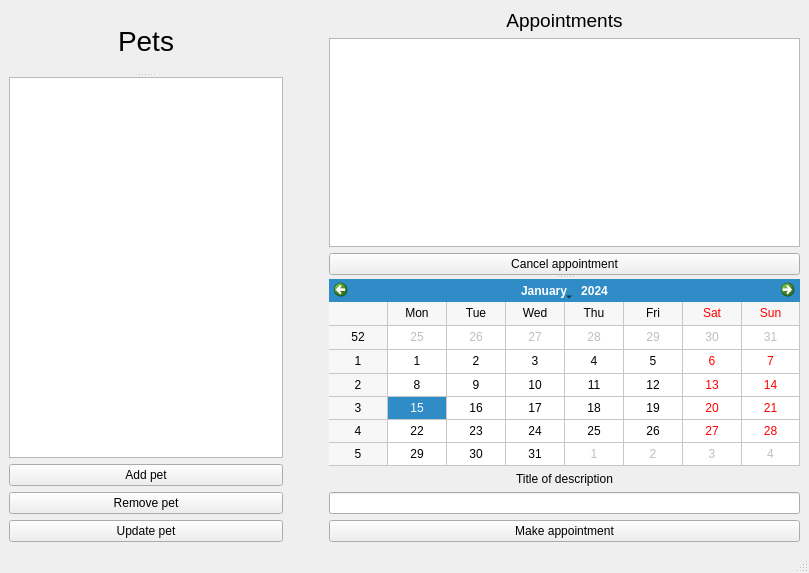
<?xml version="1.0" encoding="UTF-8"?>
<ui version="4.0">
 <class>MainWindow</class>
 <widget class="QMainWindow" name="MainWindow">
  <property name="windowModality">
   <enum>Qt::NonModal</enum>
  </property>
  <property name="geometry">
   <rect>
    <x>0</x>
    <y>0</y>
    <width>809</width>
    <height>573</height>
   </rect>
  </property>
  <property name="minimumSize">
   <size>
    <width>809</width>
    <height>572</height>
   </size>
  </property>
  <property name="windowTitle">
   <string>PetsApp</string>
  </property>
  <widget class="QWidget" name="centralwidget">
   <layout class="QHBoxLayout" name="horizontalLayout_2">
    <item>
     <layout class="QHBoxLayout" name="horizontalLayout">
      <item>
       <layout class="QVBoxLayout" name="verticalLayout">
        <item>
         <widget class="QSplitter" name="splitter">
          <property name="sizePolicy">
           <sizepolicy hsizetype="Expanding" vsizetype="Expanding">
            <horstretch>0</horstretch>
            <verstretch>0</verstretch>
           </sizepolicy>
          </property>
          <property name="orientation">
           <enum>Qt::Vertical</enum>
          </property>
          <widget class="QLabel" name="labelPets">
           <property name="font">
            <font>
             <pointsize>21</pointsize>
            </font>
           </property>
           <property name="text">
            <string>Pets</string>
           </property>
           <property name="textFormat">
            <enum>Qt::AutoText</enum>
           </property>
           <property name="alignment">
            <set>Qt::AlignCenter</set>
           </property>
           <property name="indent">
            <number>-1</number>
           </property>
          </widget>
          <widget class="QTableWidget" name="tableWidgetPets"/>
         </widget>
        </item>
        <item>
         <widget class="QPushButton" name="pushButtonAddPet">
          <property name="text">
           <string>Add pet</string>
          </property>
         </widget>
        </item>
        <item>
         <widget class="QPushButton" name="pushButtonRemovePet">
          <property name="text">
           <string>Remove pet</string>
          </property>
         </widget>
        </item>
        <item>
         <widget class="QPushButton" name="pushButtonUpdatePet">
          <property name="text">
           <string>Update pet</string>
          </property>
         </widget>
        </item>
       </layout>
      </item>
      <item>
       <spacer name="horizontalSpacer">
        <property name="orientation">
         <enum>Qt::Horizontal</enum>
        </property>
        <property name="sizeType">
         <enum>QSizePolicy::Minimum</enum>
        </property>
        <property name="sizeHint" stdset="0">
         <size>
          <width>40</width>
          <height>20</height>
         </size>
        </property>
       </spacer>
      </item>
      <item>
       <widget class="QSplitter" name="splitter_2">
        <property name="orientation">
         <enum>Qt::Vertical</enum>
        </property>
        <widget class="QWidget" name="">
         <layout class="QVBoxLayout" name="verticalLayout_3">
          <item>
           <widget class="QLabel" name="labelAppointments">
            <property name="font">
             <font>
              <pointsize>14</pointsize>
             </font>
            </property>
            <property name="text">
             <string>Appointments</string>
            </property>
            <property name="textFormat">
             <enum>Qt::AutoText</enum>
            </property>
            <property name="alignment">
             <set>Qt::AlignCenter</set>
            </property>
            <property name="indent">
             <number>-1</number>
            </property>
           </widget>
          </item>
          <item>
           <widget class="QTableWidget" name="tableWidgetAppointments"/>
          </item>
          <item>
           <widget class="QPushButton" name="pushButtonCancelAppointment">
            <property name="text">
             <string>Cancel appointment</string>
            </property>
           </widget>
          </item>
         </layout>
        </widget>
        <widget class="QWidget" name="">
         <layout class="QVBoxLayout" name="verticalLayout_2">
          <item>
           <widget class="QCalendarWidget" name="calendarWidget">
            <property name="minimumSize">
             <size>
              <width>471</width>
              <height>171</height>
             </size>
            </property>
            <property name="gridVisible">
             <bool>true</bool>
            </property>
           </widget>
          </item>
          <item>
           <widget class="QLabel" name="label">
            <property name="text">
             <string>Title of description</string>
            </property>
            <property name="alignment">
             <set>Qt::AlignCenter</set>
            </property>
           </widget>
          </item>
          <item>
           <widget class="QLineEdit" name="lineEditAppointment"/>
          </item>
          <item>
           <widget class="QPushButton" name="pushButtonAppointment">
            <property name="text">
             <string>Make appointment</string>
            </property>
           </widget>
          </item>
         </layout>
        </widget>
       </widget>
      </item>
     </layout>
    </item>
   </layout>
  </widget>
  <widget class="QMenuBar" name="menubar">
   <property name="geometry">
    <rect>
     <x>0</x>
     <y>0</y>
     <width>809</width>
     <height>22</height>
    </rect>
   </property>
  </widget>
  <widget class="QStatusBar" name="statusbar"/>
 </widget>
 <resources/>
 <connections/>
</ui>
